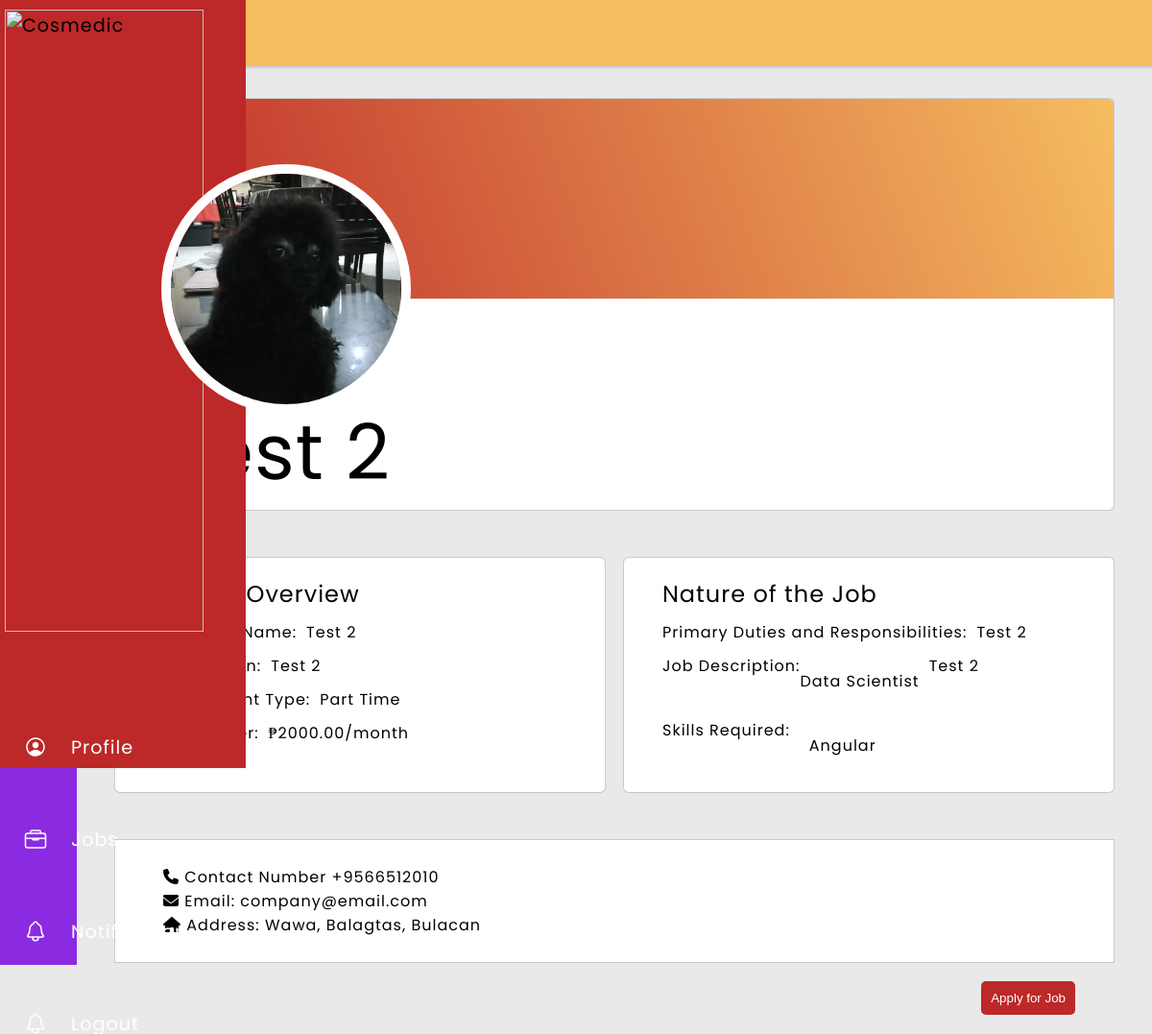
The app's page /applicant-view-job/2/ (signed in) with its own data.
### main/models.py (models this page shows, shortened)
class Job_Post(models.Model):
    profile = models.ForeignKey(Profile, on_delete=models.CASCADE, null=True, related_name='job_posts')
    title = models.CharField(max_length=255)
    company_name = models.CharField(max_length=255)
    job_position = models.CharField(max_length=255)
    address = models.CharField(max_length=255)
    PART_TIME = 'Part Time'
    FULL_TIME = 'Full Time'
    EMPLOYMENT_TYPE_CHOICES = [
        (PART_TIME, 'Part Time'),
        (FULL_TIME, 'Full Time'),
    ]
    employment_type = models.CharField(
        max_length=20,
        choices=EMPLOYMENT_TYPE_CHOICES,
        default=FULL_TIME,
    )
    salary_offer = models.DecimalField(max_digits=10, decimal_places=2)
    primary_duties = models.TextField()
    job_description = models.TextField()
    field_of_expertise = models.ManyToManyField('Field_of_Expertise', blank=True)
    skills_recommended = models.ManyToManyField('Skill', blank=True)
    created_at = models.DateTimeField(auto_now_add=True)

class Profile(models.Model):
    user = models.OneToOneField(User, on_delete=models.CASCADE)
    birthday = models.DateField(null=True, blank=True)
    age = models.IntegerField(null=True, blank=True)
    address = models.CharField(max_length=255, blank=True, default='')
    sex_choices = [
        ('Male', 'Male'),
        ('Female', 'Female'),
        ('Other', 'Other'),
    ]
    sex = models.CharField(max_length=10, choices=sex_choices, blank=True, default='')
    current_company = models.CharField(max_length=255, blank=True, default='')
    field_of_expertise = models.ManyToManyField('Field_of_Expertise', blank=True)
    skills = models.ManyToManyField('Skill', blank=True)
    civil_status_choices = [
        ('Single', 'Single'),
        ('Married', 'Married'),
        ('Divorced', 'Divorced'),
        ('Widowed', 'Widowed'),
        ('Other', 'Other'),
    ]
    civil_status = models.CharField(max_length=10, choices=civil_status_choices, blank=True, default='')
    citizenship = models.CharField(max_length=255, blank=True, default='')
    phone_number = models.IntegerField(blank=True, null=True)
    province = models.CharField(max_length=100, default='')
    municipality = models.CharField(max_length=100, default='')
    user_types = [
        ('Admin', 'Admin'),
        ('Applicant', 'Applicant'),
        ('Employer', 'Employer'),
    ]
    user_type = models.CharField(max_length=10, choices=user_types, default='Employee')
    profile_pic = models.ImageField(upload_to=user_profile_pic_path, blank=True, null=True)
    resume = models.FileField(upload_to=user_resume_path, blank=True, null=True)

class Field_of_Expertise(models.Model):
    name = models.CharField(max_length=255, unique=True)

class Skill(models.Model):
    name = models.CharField(max_length=255, unique=True)

### main/views.py (the view)
# urls.py: path('applicant-view-job/<int:job_post_id>/', views.applicantViewJob, name='applicantViewJob'),
@login_required
def applicantViewJob(request, job_post_id):
    job_post = get_object_or_404(Job_Post, id=job_post_id)
    return render(request, "main/Applicant/applicant-view-ad.html", {'job_post': job_post})

### main/templates/main/Applicant/applicant-view-ad.html (shortened to what this page needs)
{% load static %}
<html>
    <head>
        <link rel="stylesheet" type="text/css" href="{% static 'css/company-profile.css' %}">
    </head>
    <body>
        <div class="main-container">
            <div class="flex-container">
                <div class="popup-nav">
                    <div class="logo">
                        <img src="{% static 'img/JobPortal Logo Emblem.png' %}" alt="Cosmedic">
                    </div>
                    <ul class="navbar-nav">
                        <li class="nav-item">
                            <a href="{% url 'applicantProfile' %}" class="nav-link">
                                <ion-icon name="person-circle-outline"></ion-icon>
                            </a>
                        </li>
                        <li class="nav-item">
                            <a href="{% url 'applicantHome' %}" class="nav-link">
                                <ion-icon name="briefcase-outline"></ion-icon>
                            </a>
                        </li>
                        <li class="nav-item">
                            <a href="{% url 'applicantNotif' %}" class="nav-link">
                                <ion-icon name="notifications-outline"></ion-icon>
                            </a>
                        </li>
                        <li class="nav-item">
                            <a href="" class="nav-link">
                                <ion-icon name="notifications-outline"></ion-icon>
                            </a>
                        </li>
                    </ul>
                </div>
            </div>
            <div class="right-container">
                <div class="profile-header">
                    <span>Profile</span>
                </div>
                <div class="profile-container">
                    <div class="flex-profile">
                        <div class="name">
                            <div class="top-design"></div>
                            <div class="pic-container">
                                {% if job_post.profile.profile_pic %}
                                    <img class="profile-pic pic" src="{{ job_post.profile.profile_pic.url }}" alt="Profile Picture">
                                {% else %}
                                    <ion-icon name="person-sharp" class="picture"></ion-icon>
                                {% endif %}
                            </div>
                            <span class="profile-name">{{ job_post.title }}</span>
                        </div>
                        <div class="flex-personal-info">
                            <div class="peronal-info-container">
                                <span class="profile-info-h1">Job Ad Overview</span>
                                <div class="info-container">
                                    <span class="profile-info-h2">Company Name: </span>
                                    <span class="profile-info">{{ job_post.company_name }}</span>
                                </div>
                                <div class="info-container">
                                    <span class="profile-info-h2">Job Position: </span>
                                    <span class="profile-info">{{ job_post.job_position }}</span>
                                </div>
                                <div class="info-container">
                                    <span class="profile-info-h2">Employment Type: </span>
                                    <span class="profile-info">{{ job_post.employment_type }}</span>
                                </div>
                                <div class="info-container">
                                    <span class="profile-info-h2">Salary Offer: </span>
                                    <span class="profile-info">₱{{ job_post.salary_offer }}/month</span>
                                </div>
                            </div>
                            <div class="peronal-exp-container">
                                <span class="profile-info-h1">Nature of the Job</span>
                                <div class="info-container">
                                    <span class="profile-info-h2">Primary Duties and Responsibilities: </span>
                                    <span class="profile-info">{{ job_post.primary_duties }}</span>
                                </div>
                                <div class="info-container">
                                    <span class="profile-info-h2">Job Description: </span>
                                    {% for field_of_expertise in job_post.field_of_expertise.all %}
                                        <p class="tag">{{ field_of_expertise.name }}</p>
                                    {% endfor %}
                                    <span class="profile-info">{{ job_post.job_description }}</span>
                                </div>
                                <div class="info-container">
                                    <span class="profile-info-h2">Skills Required: </span>
                                    <div class="tags" id="job-tags-container">
                                        {% for skill_recommended in job_post.skills_recommended.all %}
                                            <p class="tag">{{ skill_recommended.name }}</p>
                                        {% endfor %}
                                    </div>
                                </div>
                            </div>
                        </div>
                        <div class="contact-container">
                            <ul>
                                <li>
                                    <span class="icon"><i class="fa fa-phone" aria-hidden="true"></i>
                                    </span>
                                    <span class="text">Contact Number</span>
                                    <span class="text">+{{ job_post.profile.phone_number }}</span>
                                </li>
                                <li>
                                    <span class="icon"><i class="fa fa-envelope" aria-hidden="true"></i>
                                    </span>
                                    <span class="text">Email: </span>
                                    <span class="text">{{ job_post.profile.user.email }}</span>
                                </li>
                                <li>
                                    <span class="icon"><i class="fa fa-home" aria-hidden="true"></i></span>
                                    <span class="text">Address: </span>
                                    <span class="text">{{ job_post.profile.address }}</span>                                    </span>
                                </li>
                             </ul>
                        </div>
                    </div>
                    <div class="flex-edit">
                        <div class="edit-container">
                            <a>
                                <button class="edit"> Apply for Job</button>
                            </a>
                        </div>
                    </div>
                </div>
            </div>
    </body>
</html>

### main/static/css/company-profile.css (style rules this page uses)
body { padding: 0; margin: 0; color: #000; background: #e9e9e9; font-family: Poppins; letter-spacing: 1px; }
.main-container { position: relative; width: 100%; height: 1005px; margin: 0 auto; }
.flex-container { position: fixed; display: flex; width: 5rem; height: 1005px; padding: 0; background: blueviolet; transition: 2s; }
.popup-nav { margin: 0; width: 5rem; height: 100vh; position: fixed; background-color: #bd2828; transition: 1s ease; font-size: 1.2rem; }
.navbar-nav { list-style: none; padding: 0; margin: 0; display: flex; flex-direction: column; align-items: center; }
.logo img { position: relative; margin: 10px 0 0 5px; padding-left: 0; max-width:100%; width: 90%; height: auto; transform: scale(1,1); }
.nav-item { width: 100%; margin: 0 0 0 10px; padding: 0 5px; }
.nav-link { display: flex; align-items: center; height: 6rem; color: #fff; text-decoration: none; transition: 2s; }
.nav-link ion-icon { font-size: 1.5rem; min-width: 2rem; margin: 0 1rem; }
.right-container { margin-left: 5rem; width: cal(100%-5rem); height: 100%; max-height: 5000px; transition: .5s; }
.profile-header { padding: 10px 20px; background: #f6bd60; box-shadow: 0px 0px 3px 2px rgba(0,0,0,0.2); }
.profile-header span { margin: 0 30px; font-size: 2rem; }
.profile-container { width: max(50%,cal(100%-5rem)); height: 900px; margin: 5px 0; padding: 30px; background: #e9e9e9; }
.name { width: cal(100%-5rem); margin: 0 10px 30px; background: #fff; border-radius: 5px; box-shadow: rgba(0, 0, 0, 0.02) 0px 1px 3px 0px, rgba(27, 31, 35, 0.15) 0px 0px 0px 1px; }
.top-design { width: 100%; height: 13rem; margin: 0 0 100px 0; background: linear-gradient(70deg, #bd2828, #f6bd60); border-top-right-radius: 5px; border-top-left-radius: 5px; }
.profile-pic { position: absolute; left: 14%; top: 17%; width: 15rem; height: 15rem; border: solid 10px #fff; border-radius: 50%; background-repeat: no-repeat; background-position: center center; background-size: cover }
.profile-name { margin: 0 50px; font-size: 5rem; }
.contact-container { margin: 0 10px; padding: 10px; background: #fff; box-shadow: rgba(0, 0, 0, 0.02) 0px 1px 3px 0px, rgba(27, 31, 35, 0.15) 0px 0px 0px 1px; }
ul { list-style: none; }
.flex-personal-info { margin: 50px 0 ; width: cal(100%-5rem); display: flex; justify-content: space-between; flex-wrap: wrap; }
.peronal-info-container { width: 40%; display: flex; margin: 0 10px; padding: 20px 40px; justify-content:start; flex-direction: column; flex-grow: 1; background: #fff; border-radius: 5px; box-shadow: rgba(0, 0, 0, 0.02) 0px 1px 3px 0px, rgba(27, 31, 35, 0.15) 0px 0px 0px 1px; }
.peronal-exp-container { width: 40%; display: flex; margin: 0 10px; padding: 20px 40px; justify-content:start; flex-direction: column; flex-grow: 1; background: #fff; border-radius: 5px; box-shadow: rgba(0, 0, 0, 0.02) 0px 1px 3px 0px, rgba(27, 31, 35, 0.15) 0px 0px 0px 1px; }
.info-container { display: flex; margin: 10px 0 0; background: #fff; }
.profile-info-h1 { font-size: 1.5rem; }
.profile-info { margin: 0 10px; }
.flex-edit { display: flex; justify-content: end; }
.edit-container { margin: 0 10px; padding: 20px 40px; }
.edit-container button { padding: 10px; color: #fff; border: 0; background: #bd2828; border-radius: 5px; cursor: pointer; }

### records on screen
Job_Post: profile.profile_pic (picture), title "Test 2", company_name "Test 2", job_position "Test 2", employment_type "Part Time", salary_offer "2000.00", primary_duties "Test 2", job_description "Test 2", profile.phone_number "9566512010", profile.user.email "company@email.com", profile.address "Wawa, Balagtas, Bulacan"
Field_of_Expertise: name "Data Scientist"
Skill: name "Angular"
